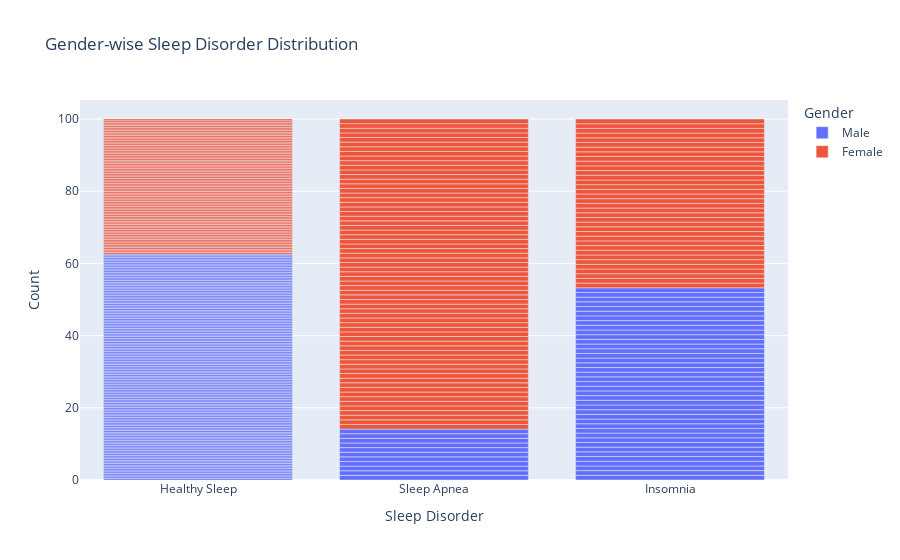

Notebook source saved alongside this figure:
### Code cell
# Membuat diagram batang distribusi 'Sleep Disorder' berdasarkan 'Gender'
fig = px.bar(data, x='Sleep Disorder', color='Gender',
             title='Gender-wise Sleep Disorder Distribution',
             labels={'Sleep Disorder': 'Sleep Disorder', 'Gender': 'Gender', 'count': 'Count'})
fig.update_layout(
    bargap=0.2,
    barnorm='percent',
)
fig.show()

### Figure 1 — Plotly figure (JSON) as saved in the notebook; plotly's stock layout.template omitted (floating-point values rounded to 4 significant figures; data arrays with more than 128 entries replaced by an {"elided": "..."} marker saying what was removed)
{"data": [{"alignmentgroup": "True", "hovertemplate": "Gender=Male<br>Sleep Disorder=%{x}<br>Count=%{y}<extra></extra>", "legendgroup": "Male", "marker": {"color": "#636efa", "pattern": {"shape": ""}}, "name": "Male", "offsetgroup": "Male", "orientation": "v", "showlegend": true, "textposition": "auto", "type": "bar", "x": {"elided": "189 str values"}, "xaxis": "x", "y": {"elided": "189 int values"}, "yaxis": "y"}, {"alignmentgroup": "True", "hovertemplate": "Gender=Female<br>Sleep Disorder=%{x}<br>Count=%{y}<extra></extra>", "legendgroup": "Female", "marker": {"color": "#EF553B", "pattern": {"shape": ""}}, "name": "Female", "offsetgroup": "Female", "orientation": "v", "showlegend": true, "textposition": "auto", "type": "bar", "x": {"elided": "185 str values"}, "xaxis": "x", "y": {"elided": "185 int values"}, "yaxis": "y"}], "layout": {"bargap": 0.2, "barmode": "relative", "barnorm": "percent", "legend": {"title": {"text": "Gender"}, "tracegroupgap": 0}, "title": {"text": "Gender-wise Sleep Disorder Distribution"}, "xaxis": {"anchor": "y", "domain": [0, 1], "title": {"text": "Sleep Disorder"}}, "yaxis": {"anchor": "x", "domain": [0, 1], "title": {"text": "Count"}}}}
